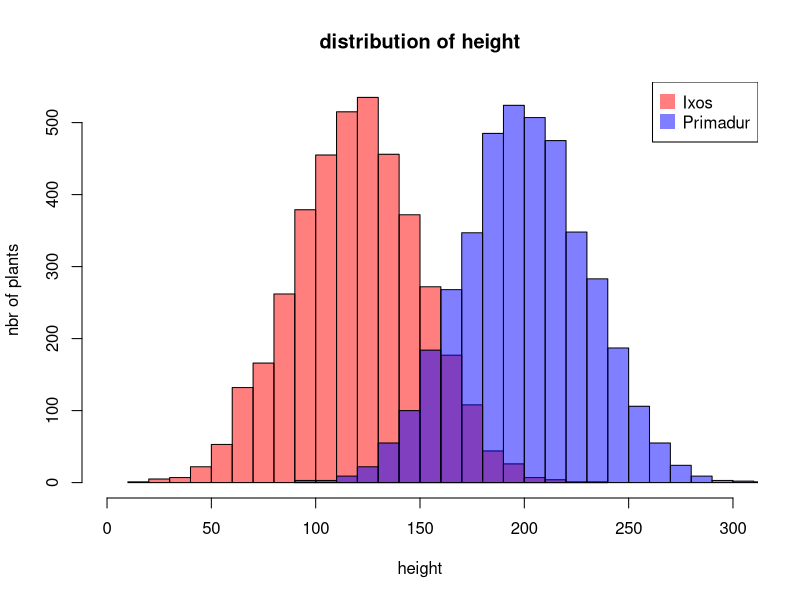

The R source for this figure:
## ---- chunk 1
Ixos <- rnorm(4000, 120, 30)
Primadur <- rnorm(4000, 200, 30)

hist(Ixos, breaks = 30, xlim = c(0, 300), col = rgb(1, 0, 0, 0.5), xlab = "height",
     ylab = "nbr of plants", main = "distribution of height")
hist(Primadur, breaks = 30, xlim = c(0, 300), col = rgb(0, 0, 1, 0.5), add = T)
legend("topright", legend = c("Ixos", "Primadur"), col = c(rgb(1, 0, 0, 0.5),
                                                           rgb(0, 0, 1, 0.5)), pt.cex = 2, pch = 15)
